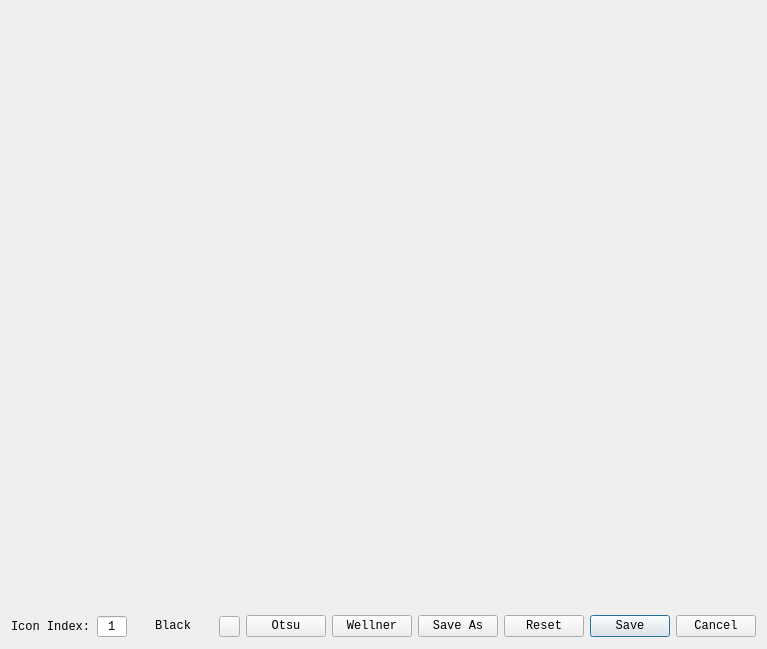
<?xml version="1.0" encoding="UTF-8"?>
<ui version="4.0">
 <class>IconViewEditDlg</class>
 <widget class="QDialog" name="IconViewEditDlg">
  <property name="geometry">
   <rect>
    <x>0</x>
    <y>0</y>
    <width>648</width>
    <height>649</height>
   </rect>
  </property>
  <layout class="QVBoxLayout" name="verticalLayout" stretch="1,0">
   <item>
    <widget class="IconViewEdit" name="iconViewEdit" native="true">
     <property name="font">
      <font>
       <family>Consolas</family>
      </font>
     </property>
    </widget>
   </item>
   <item>
    <layout class="QHBoxLayout" name="iconBtnLayout">
     <item>
      <widget class="QLabel" name="iconIndexLbl">
       <property name="font">
        <font>
         <family>Consolas</family>
        </font>
       </property>
       <property name="text">
        <string>Icon Index:</string>
       </property>
      </widget>
     </item>
     <item>
      <widget class="QSpinBox" name="iconIndex">
       <property name="font">
        <font>
         <family>Consolas</family>
         <pointsize>9</pointsize>
         <bold>false</bold>
        </font>
       </property>
       <property name="alignment">
        <set>Qt::AlignCenter</set>
       </property>
       <property name="buttonSymbols">
        <enum>QAbstractSpinBox::NoButtons</enum>
       </property>
       <property name="minimum">
        <number>1</number>
       </property>
       <property name="maximum">
        <number>16</number>
       </property>
      </widget>
     </item>
     <item>
      <widget class="QPushButton" name="brushBtn">
       <property name="font">
        <font>
         <family>Consolas</family>
        </font>
       </property>
       <property name="text">
        <string>Black</string>
       </property>
       <property name="flat">
        <bool>true</bool>
       </property>
      </widget>
     </item>
     <item>
      <spacer name="btnSpacer">
       <property name="orientation">
        <enum>Qt::Horizontal</enum>
       </property>
       <property name="sizeHint" stdset="0">
        <size>
         <width>40</width>
         <height>20</height>
        </size>
       </property>
      </spacer>
     </item>
     <item>
      <widget class="ColorButton" name="transColorBtn">
       <property name="minimumSize">
        <size>
         <width>21</width>
         <height>21</height>
        </size>
       </property>
       <property name="maximumSize">
        <size>
         <width>21</width>
         <height>21</height>
        </size>
       </property>
       <property name="font">
        <font>
         <family>Consolas</family>
        </font>
       </property>
       <property name="text">
        <string/>
       </property>
      </widget>
     </item>
     <item>
      <widget class="QPushButton" name="replaceIconOtsu">
       <property name="font">
        <font>
         <family>Consolas</family>
        </font>
       </property>
       <property name="text">
        <string>Otsu</string>
       </property>
      </widget>
     </item>
     <item>
      <widget class="QPushButton" name="replaceIconWellner">
       <property name="font">
        <font>
         <family>Consolas</family>
        </font>
       </property>
       <property name="text">
        <string>Wellner</string>
       </property>
      </widget>
     </item>
     <item>
      <widget class="QPushButton" name="saveAsBtn">
       <property name="font">
        <font>
         <family>Consolas</family>
        </font>
       </property>
       <property name="text">
        <string>Save As</string>
       </property>
      </widget>
     </item>
     <item>
      <widget class="QDialogButtonBox" name="dlgBtnBox">
       <property name="font">
        <font>
         <family>Consolas</family>
        </font>
       </property>
       <property name="orientation">
        <enum>Qt::Horizontal</enum>
       </property>
       <property name="standardButtons">
        <set>QDialogButtonBox::Cancel|QDialogButtonBox::Reset|QDialogButtonBox::Save</set>
       </property>
      </widget>
     </item>
    </layout>
   </item>
  </layout>
 </widget>
 <customwidgets>
  <customwidget>
   <class>IconViewEdit</class>
   <extends>QWidget</extends>
   <header>iconviewedit.h</header>
   <container>1</container>
  </customwidget>
  <customwidget>
   <class>ColorButton</class>
   <extends>QPushButton</extends>
   <header>colorbutton.h</header>
  </customwidget>
 </customwidgets>
 <resources/>
 <connections>
  <connection>
   <sender>dlgBtnBox</sender>
   <signal>accepted()</signal>
   <receiver>IconViewEditDlg</receiver>
   <slot>accept()</slot>
   <hints>
    <hint type="sourcelabel">
     <x>248</x>
     <y>254</y>
    </hint>
    <hint type="destinationlabel">
     <x>157</x>
     <y>274</y>
    </hint>
   </hints>
  </connection>
  <connection>
   <sender>dlgBtnBox</sender>
   <signal>rejected()</signal>
   <receiver>IconViewEditDlg</receiver>
   <slot>reject()</slot>
   <hints>
    <hint type="sourcelabel">
     <x>316</x>
     <y>260</y>
    </hint>
    <hint type="destinationlabel">
     <x>286</x>
     <y>274</y>
    </hint>
   </hints>
  </connection>
 </connections>
</ui>
